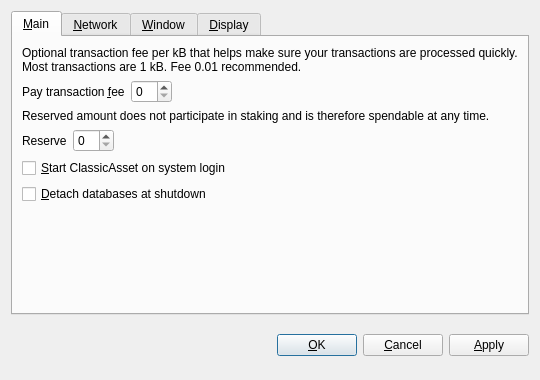
<?xml version="1.0" encoding="UTF-8"?>
<ui version="4.0">
 <class>OptionsDialog</class>
 <widget class="QDialog" name="OptionsDialog">
  <property name="geometry">
   <rect>
    <x>0</x>
    <y>0</y>
    <width>540</width>
    <height>380</height>
   </rect>
  </property>
  <property name="windowTitle">
   <string>Options</string>
  </property>
  <property name="modal">
   <bool>true</bool>
  </property>
  <layout class="QVBoxLayout" name="verticalLayout">
   <item>
    <widget class="QTabWidget" name="tabWidget">
     <property name="tabPosition">
      <enum>QTabWidget::North</enum>
     </property>
     <property name="currentIndex">
      <number>0</number>
     </property>
     <widget class="QWidget" name="tabMain">
      <attribute name="title">
       <string>&amp;Main</string>
      </attribute>
      <layout class="QVBoxLayout" name="verticalLayout_Main">
       <item>
        <widget class="QLabel" name="transactionFeeInfoLabel">
         <property name="text">
          <string>Optional transaction fee per kB that helps make sure your transactions are processed quickly. Most transactions are 1 kB. Fee 0.01 recommended.</string>
         </property>
         <property name="textFormat">
          <enum>Qt::PlainText</enum>
         </property>
         <property name="wordWrap">
          <bool>true</bool>
         </property>
        </widget>
       </item>
       <item>
        <layout class="QHBoxLayout" name="horizontalLayoutFee">
         <item>
          <widget class="QLabel" name="transactionFeeLabel">
           <property name="text">
            <string>Pay transaction &amp;fee</string>
           </property>
           <property name="textFormat">
            <enum>Qt::PlainText</enum>
           </property>
           <property name="buddy">
            <cstring>transactionFee</cstring>
           </property>
          </widget>
         </item>
         <item>
          <widget class="BitcoinAmountField" name="transactionFee"/>
         </item>
         <item>
          <spacer name="horizontalSpacerFee">
           <property name="orientation">
            <enum>Qt::Horizontal</enum>
           </property>
           <property name="sizeHint" stdset="0">
            <size>
             <width>40</width>
             <height>20</height>
            </size>
           </property>
          </spacer>
         </item>
        </layout>
       </item>
       <item>
        <widget class="QLabel" name="reserveBalanceInfoLabel">
         <property name="text">
          <string>Reserved amount does not participate in staking and is therefore spendable at any time.</string>
         </property>
         <property name="textFormat">
          <enum>Qt::PlainText</enum>
         </property>
         <property name="wordWrap">
          <bool>true</bool>
         </property>
        </widget>
       </item>
       <item>
        <layout class="QHBoxLayout" name="horizontalLayoutReserveBalance">
         <item>
          <widget class="QLabel" name="reserveBalanceLabel">
           <property name="text">
            <string>Reserve</string>
           </property>
           <property name="textFormat">
            <enum>Qt::PlainText</enum>
           </property>
           <property name="buddy">
            <cstring>reserveBalance</cstring>
           </property>
          </widget>
         </item>
         <item>
          <widget class="BitcoinAmountField" name="reserveBalance"/>
         </item>
         <item>
          <spacer name="horizontalSpacerReserveBalance">
           <property name="orientation">
            <enum>Qt::Horizontal</enum>
           </property>
           <property name="sizeHint" stdset="0">
            <size>
             <width>40</width>
             <height>20</height>
            </size>
           </property>
          </spacer>
         </item>
        </layout>
       </item>
       <item>
        <widget class="QCheckBox" name="bitcoinAtStartup">
         <property name="toolTip">
          <string>Automatically start ClassicAsset after logging in to the system.</string>
         </property>
         <property name="text">
          <string>&amp;Start ClassicAsset on system login</string>
         </property>
        </widget>
       </item>
       <item>
        <widget class="QCheckBox" name="detachDatabases">
         <property name="toolTip">
          <string>Detach block and address databases at shutdown. This means they can be moved to another data directory, but it slows down shutdown. The wallet is always detached.</string>
         </property>
         <property name="text">
          <string>&amp;Detach databases at shutdown</string>
         </property>
        </widget>
       </item>
       <item>
        <spacer name="verticalSpacer_Main">
         <property name="orientation">
          <enum>Qt::Vertical</enum>
         </property>
         <property name="sizeHint" stdset="0">
          <size>
           <width>20</width>
           <height>40</height>
          </size>
         </property>
        </spacer>
       </item>
      </layout>
     </widget>
     <widget class="QWidget" name="tabNetwork">
      <attribute name="title">
       <string>&amp;Network</string>
      </attribute>
      <layout class="QVBoxLayout" name="verticalLayout_Network">
       <item>
        <widget class="QCheckBox" name="mapPortUpnp">
         <property name="toolTip">
          <string>Automatically open the ClassicAsset client port on the router. This only works when your router supports UPnP and it is enabled.</string>
         </property>
         <property name="text">
          <string>Map port using &amp;UPnP</string>
         </property>
        </widget>
       </item>
       <item>
        <widget class="QCheckBox" name="connectSocks">
         <property name="toolTip">
          <string>Connect to the ClassicAsset network through a SOCKS proxy (e.g. when connecting through Tor).</string>
         </property>
         <property name="text">
          <string>&amp;Connect through SOCKS proxy:</string>
         </property>
        </widget>
       </item>
       <item>
        <layout class="QHBoxLayout" name="horizontalLayout_Network">
         <item>
          <widget class="QLabel" name="proxyIpLabel">
           <property name="text">
            <string>Proxy &amp;IP:</string>
           </property>
           <property name="textFormat">
            <enum>Qt::PlainText</enum>
           </property>
           <property name="buddy">
            <cstring>proxyIp</cstring>
           </property>
          </widget>
         </item>
         <item>
          <widget class="QValidatedLineEdit" name="proxyIp">
           <property name="maximumSize">
            <size>
             <width>140</width>
             <height>16777215</height>
            </size>
           </property>
           <property name="toolTip">
            <string>IP address of the proxy (e.g. 127.0.0.1)</string>
           </property>
          </widget>
         </item>
         <item>
          <widget class="QLabel" name="proxyPortLabel">
           <property name="text">
            <string>&amp;Port:</string>
           </property>
           <property name="textFormat">
            <enum>Qt::PlainText</enum>
           </property>
           <property name="buddy">
            <cstring>proxyPort</cstring>
           </property>
          </widget>
         </item>
         <item>
          <widget class="QLineEdit" name="proxyPort">
           <property name="maximumSize">
            <size>
             <width>55</width>
             <height>16777215</height>
            </size>
           </property>
           <property name="toolTip">
            <string>Port of the proxy (e.g. 9050)</string>
           </property>
          </widget>
         </item>
         <item>
          <widget class="QLabel" name="socksVersionLabel">
           <property name="text">
            <string>SOCKS &amp;Version:</string>
           </property>
           <property name="textFormat">
            <enum>Qt::PlainText</enum>
           </property>
           <property name="buddy">
            <cstring>socksVersion</cstring>
           </property>
          </widget>
         </item>
         <item>
          <widget class="QValueComboBox" name="socksVersion">
           <property name="toolTip">
            <string>SOCKS version of the proxy (e.g. 5)</string>
           </property>
          </widget>
         </item>
         <item>
          <spacer name="horizontalSpacer_Network">
           <property name="orientation">
            <enum>Qt::Horizontal</enum>
           </property>
           <property name="sizeHint" stdset="0">
            <size>
             <width>40</width>
             <height>20</height>
            </size>
           </property>
          </spacer>
         </item>
        </layout>
       </item>
       <item>
        <spacer name="verticalSpacer_Network">
         <property name="orientation">
          <enum>Qt::Vertical</enum>
         </property>
         <property name="sizeHint" stdset="0">
          <size>
           <width>20</width>
           <height>40</height>
          </size>
         </property>
        </spacer>
       </item>
      </layout>
     </widget>
     <widget class="QWidget" name="tabWindow">
      <attribute name="title">
       <string>&amp;Window</string>
      </attribute>
      <layout class="QVBoxLayout" name="verticalLayout_Window">
       <item>
        <widget class="QCheckBox" name="minimizeToTray">
         <property name="toolTip">
          <string>Show only a tray icon after minimizing the window.</string>
         </property>
         <property name="text">
          <string>&amp;Minimize to the tray instead of the taskbar</string>
         </property>
        </widget>
       </item>
       <item>
        <widget class="QCheckBox" name="minimizeOnClose">
         <property name="toolTip">
          <string>Minimize instead of exit the application when the window is closed. When this option is enabled, the application will be closed only after selecting Quit in the menu.</string>
         </property>
         <property name="text">
          <string>M&amp;inimize on close</string>
         </property>
        </widget>
       </item>
       <item>
        <spacer name="verticalSpacer_Window">
         <property name="orientation">
          <enum>Qt::Vertical</enum>
         </property>
         <property name="sizeHint" stdset="0">
          <size>
           <width>20</width>
           <height>40</height>
          </size>
         </property>
        </spacer>
       </item>
      </layout>
     </widget>
     <widget class="QWidget" name="tabDisplay">
      <attribute name="title">
       <string>&amp;Display</string>
      </attribute>
      <layout class="QVBoxLayout" name="verticalLayout_Display">
       <item>
        <layout class="QHBoxLayout" name="horizontalLayout_1_Display">
         <item>
          <widget class="QLabel" name="langLabel">
           <property name="text">
            <string>User Interface &amp;language:</string>
           </property>
           <property name="textFormat">
            <enum>Qt::PlainText</enum>
           </property>
           <property name="buddy">
            <cstring>lang</cstring>
           </property>
          </widget>
         </item>
         <item>
          <widget class="QValueComboBox" name="lang">
           <property name="toolTip">
            <string>The user interface language can be set here. This setting will take effect after restarting ClassicAsset.</string>
           </property>
          </widget>
         </item>
        </layout>
       </item>
       <item>
        <layout class="QHBoxLayout" name="horizontalLayout_2_Display">
         <item>
          <widget class="QLabel" name="unitLabel">
           <property name="text">
            <string>&amp;Unit to show amounts in:</string>
           </property>
           <property name="textFormat">
            <enum>Qt::PlainText</enum>
           </property>
           <property name="buddy">
            <cstring>unit</cstring>
           </property>
          </widget>
         </item>
         <item>
          <widget class="QValueComboBox" name="unit">
           <property name="toolTip">
            <string>Choose the default subdivision unit to show in the interface and when sending coins.</string>
           </property>
          </widget>
         </item>
        </layout>
       </item>
        <item>
        <widget class="QCheckBox" name="useClassicAssetTheme">
         <property name="text">
          <string>Use ClassicAsset visual theme (requires restart)</string>
         </property>
        </widget>
       </item>
       <item>
        <widget class="QCheckBox" name="displayAddresses">
         <property name="toolTip">
          <string>Whether to show ClassicAsset addresses in the transaction list or not.</string>
         </property>
         <property name="text">
          <string>&amp;Display addresses in transaction list</string>
         </property>
        </widget>
       </item>
       <item>
        <widget class="QCheckBox" name="coinControlFeatures">
         <property name="toolTip">
          <string>Whether to show coin control features or not.</string>
         </property>
         <property name="text">
          <string>Display coin &amp;control features (experts only!)</string>
         </property>
        </widget>
       </item>
       <item>
        <spacer name="verticalSpacer_Display">
         <property name="orientation">
          <enum>Qt::Vertical</enum>
         </property>
         <property name="sizeHint" stdset="0">
          <size>
           <width>20</width>
           <height>40</height>
          </size>
         </property>
        </spacer>
       </item>
      </layout>
     </widget>
    </widget>
   </item>
   <item>
    <layout class="QHBoxLayout" name="horizontalLayout_Buttons">
     <item>
      <spacer name="horizontalSpacer_1">
       <property name="orientation">
        <enum>Qt::Horizontal</enum>
       </property>
       <property name="sizeHint" stdset="0">
        <size>
         <width>40</width>
         <height>48</height>
        </size>
       </property>
      </spacer>
     </item>
     <item>
      <widget class="QLabel" name="statusLabel">
       <property name="font">
        <font>
         <weight>75</weight>
         <bold>true</bold>
        </font>
       </property>
       <property name="text">
        <string/>
       </property>
       <property name="textFormat">
        <enum>Qt::PlainText</enum>
       </property>
       <property name="wordWrap">
        <bool>true</bool>
       </property>
      </widget>
     </item>
     <item>
      <spacer name="horizontalSpacer_2">
       <property name="orientation">
        <enum>Qt::Horizontal</enum>
       </property>
       <property name="sizeHint" stdset="0">
        <size>
         <width>40</width>
         <height>48</height>
        </size>
       </property>
      </spacer>
     </item>
     <item>
      <widget class="QPushButton" name="okButton">
       <property name="text">
        <string>&amp;OK</string>
       </property>
      </widget>
     </item>
     <item>
      <widget class="QPushButton" name="cancelButton">
       <property name="text">
        <string>&amp;Cancel</string>
       </property>
       <property name="autoDefault">
        <bool>false</bool>
       </property>
      </widget>
     </item>
     <item>
      <widget class="QPushButton" name="applyButton">
       <property name="text">
        <string>&amp;Apply</string>
       </property>
       <property name="autoDefault">
        <bool>false</bool>
       </property>
      </widget>
     </item>
    </layout>
   </item>
  </layout>
 </widget>
 <customwidgets>
  <customwidget>
   <class>BitcoinAmountField</class>
   <extends>QSpinBox</extends>
   <header>bitcoinamountfield.h</header>
  </customwidget>
  <customwidget>
   <class>QValueComboBox</class>
   <extends>QComboBox</extends>
   <header>qvaluecombobox.h</header>
  </customwidget>
  <customwidget>
   <class>QValidatedLineEdit</class>
   <extends>QLineEdit</extends>
   <header>qvalidatedlineedit.h</header>
  </customwidget>
 </customwidgets>
 <resources/>
 <connections/>
</ui>
